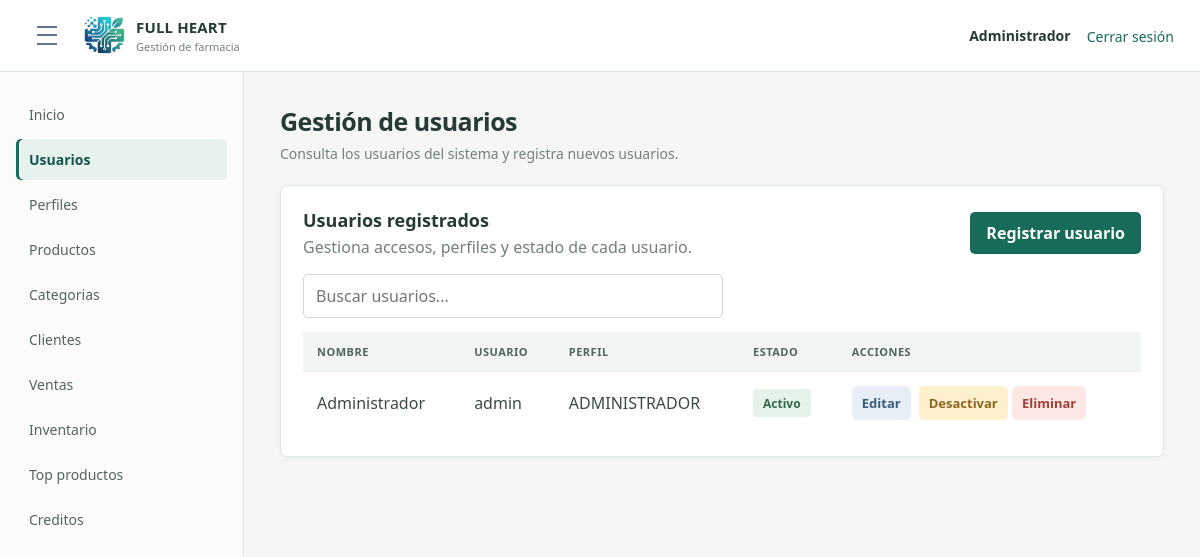
Screenshot of /index.php?route=module/usuarios (signed in) with the database file from the repository.
### tables this page shows
CREATE TABLE `opcion` (
  `idopcion` int(11) NOT NULL AUTO_INCREMENT,
  `descripcion` varchar(100) NOT NULL,
  `url` varchar(200) NOT NULL,
  `icono` varchar(50) NOT NULL DEFAULT 'fa-circle',
  `estado` tinyint(1) NOT NULL DEFAULT 1,
  `fecha_creacion` datetime NOT NULL DEFAULT current_timestamp(),
  PRIMARY KEY (`idopcion`)
);

CREATE TABLE `usuario` (
  `idusuario` int(11) NOT NULL AUTO_INCREMENT,
  `nombre` varchar(100) NOT NULL,
  `usuario` varchar(50) NOT NULL,
  `clave` varchar(255) NOT NULL,
  `idperfil` int(11) NOT NULL,
  `estado` tinyint(1) NOT NULL DEFAULT 1,
  `fecha_creacion` datetime NOT NULL DEFAULT current_timestamp(),
  PRIMARY KEY (`idusuario`),
  UNIQUE KEY `uk_usuario` (`usuario`),
  KEY `idx_usuario_perfil` (`idperfil`),
  CONSTRAINT `fk_usuario_perfil` FOREIGN KEY (`idperfil`) REFERENCES `perfil` (`idperfil`)
);

CREATE TABLE `perfil` (
  `idperfil` int(11) NOT NULL AUTO_INCREMENT,
  `nombre` varchar(50) NOT NULL,
  `estado` tinyint(1) NOT NULL DEFAULT 1,
  `fecha_creacion` datetime NOT NULL DEFAULT current_timestamp(),
  PRIMARY KEY (`idperfil`)
);

### app/Controllers/UsuarioController.php (called while the page is built, shortened)
<?php
class UsuarioController
{
    private User $users;
    private Profile $profiles;
    public function __construct(User $users, Profile $profiles)
    {
        $this->users = $users;
        $this->profiles = $profiles;
    }
    public function index(): void
    {
        $menuOptions = $this->requireAccess("GET");
        $users = $this->users->all();
        require __DIR__ . "/../Views/layout/app.php";
    }
    private function requireAccess(string $method): array
    {
        $menuOptions = $this->profiles->menuOptions((int) ($_SESSION["idperfil"] ?? 0));
        foreach ($menuOptions as $option) {
            if (in_array($option["url"] ?? "", ["module/usuarios", "vista/usuarios.php"], true)) {
                $allowed = true;
                break;
            }
        }
        return $menuOptions;
    }
}

### app/Models/Profile.php (called while the page is built, shortened)
<?php
class Profile
{
    private PDO $db;
    public function __construct(PDO $db)
    {
        $this->db = $db;
    }
    public function menuOptions(int $profileId): array
    {
        $sql = "SELECT o.descripcion, o.url, o.icono
                FROM acceso a
                INNER JOIN opcion o ON o.idopcion = a.idopcion
                WHERE a.idperfil = :idperfil
                  AND a.estado = 1
                  AND o.estado = 1
                ORDER BY o.idopcion";
        $statement = $this->db->prepare($sql);
        $statement->execute(["idperfil" => $profileId]);
        return $statement->fetchAll();
    }
}

### app/Models/User.php (called while the page is built, shortened)
<?php
class User
{
    private PDO $db;
    public function __construct(PDO $db)
    {
        $this->db = $db;
    }
    public function isActive(int $id): bool
    {
        $statement = $this->db->prepare("SELECT 1 FROM usuario WHERE idusuario = :id AND estado = 1");
        $statement->execute(["id" => $id]);
        return $statement->fetchColumn() !== false;
    }
    public function all(): array
    {
        return $this->db->query("SELECT u.idusuario, u.nombre, u.usuario, p.nombre AS perfil, u.estado
                                FROM usuario u
                                LEFT JOIN perfil p ON p.idperfil = u.idperfil
                                ORDER BY u.idusuario")->fetchAll(PDO::FETCH_ASSOC);
    }
}

### app/Views/usuarios/index.php (the view, shortened to what this page needs)
<div class="page-title">
    <h1>Gestión de usuarios</h1>
    <p>Consulta los usuarios del sistema y registra nuevos usuarios.</p>
</div>
<section class="panel">
    <div class="section-toolbar">
        <div>
            <h2>Usuarios registrados</h2>
            <p>Gestiona accesos, perfiles y estado de cada usuario.</p>
        </div>
        <a class="btn btn-primary" href="index.php?route=module/usuarios/crear">Registrar usuario</a>
    </div>
    <input class="table-filter" type="search" data-filter-target="#usuarios-table-1" placeholder="Buscar usuarios..." aria-label="Buscar usuarios">
    <div class="table-wrap">
        <table class="data-table" id="usuarios-table-1">
            <thead>
                <tr><th scope="col">Nombre</th><th scope="col">Usuario</th><th scope="col">Perfil</th><th scope="col">Estado</th><th scope="col">Acciones</th></tr>
            </thead>
            <tbody>
                <?php foreach ($users as $user): ?>
                    <tr>
                        <td><?= htmlspecialchars($user["nombre"], ENT_QUOTES, "UTF-8") ?></td>
                        <td><?= htmlspecialchars($user["usuario"], ENT_QUOTES, "UTF-8") ?></td>
                        <td><?= htmlspecialchars($user["perfil"] ?? "Sin perfil", ENT_QUOTES, "UTF-8") ?></td>
                        <td><span class="status-badge <?= (int) $user["estado"] === 1 ? "is-active" : "is-muted" ?>"><?= (int) $user["estado"] === 1 ? "Activo" : "Inactivo" ?></span></td>
                        <td class="action-cell">
                            <a class="btn btn-action-edit btn-sm" href="index.php?route=module/usuarios/editar&amp;id=<?= (int) $user["idusuario"] ?>">Editar</a>
                            <form action="index.php?route=module/usuarios/estado" method="post">
                                <?php if ((int) $user["estado"] === 1): ?>
                                    <button class="btn btn-action-disable btn-sm" type="submit" name="accion" value="desactivar" onclick="return confirm('El usuario quedará inactivo temporalmente. ¿Continuar?')">Desactivar</button>
                                    <button class="btn btn-action-delete btn-sm" type="submit" name="accion" value="eliminar" onclick="return confirm('El usuario quedará inactivo y conservará sus registros. ¿Continuar?')">Eliminar</button>
                                <?php else: ?>
                                    <button class="btn btn-action-enable btn-sm" type="submit" name="accion" value="activar">Activar</button>
                                <?php endif; ?>
                            </form>
                        </td>
                    </tr>
                <?php endforeach; ?>
            </tbody>
        </table>
    </div>
</section>

### index.php (shortened to what this page needs)
<?php
require __DIR__ . "/app/Models/User.php";
require __DIR__ . "/app/Models/Profile.php";
require __DIR__ . "/app/Controllers/UsuarioController.php";
$db = Database::connect();
$usuarioController = new UsuarioController(new User($db), new Profile($db));
if (isset($_SESSION["idusuario"]) && !(new User($db))->isActive((int) $_SESSION["idusuario"])) {
    $_SESSION = [];
    session_destroy();
    header("Location: index.php");
    exit;
}
$route = $_GET["route"] ?? (isset($_SESSION["idusuario"]) ? "dashboard" : "login");
$usuarioRoutes = [
    "module/usuarios" => "index",
    "vista/usuarios.php" => "index",
    "module/usuarios/crear" => "create",
    "module/usuarios/guardar" => "store",
    "module/usuarios/editar" => "edit",
    "module/usuarios/actualizar" => "update",
    "module/usuarios/estado" => "changeStatus"
];
if (isset($usuarioRoutes[$route])) {
    $usuarioController->{$usuarioRoutes[$route]}();
    exit;
}

### app/Views/layout/app.php (shortened to what this page needs)
<!DOCTYPE html>
<html lang="es">
<head>
    <link rel="stylesheet" href="public/css/styles.css?v=20261119-mejoras">
</head>
<body class="app-body">
    <?php require __DIR__ . "/header.php"; ?>
    <div class="layout">
        <?php require __DIR__ . "/sidebar.php"; ?>
        <div class="contenido">
            <main>
                <?php require $view; ?>
            </main>
        </div>
    </div>
</body>
</html>

### app/Views/layout/header.php (shortened to what this page needs)
<header class="topbar">
    <div class="topbar-left">
        <button class="menu-toggle" type="button" aria-label="Alternar menu" aria-expanded="true">
            <span></span>
            <span></span>
            <span></span>
        </button>
        <a class="brand-link" href="index.php?route=dashboard">
            <img src="public/img/farmacia-logo.png" alt="" width="42" height="42">
            <span><strong>FULL HEART</strong><small>Gestión de farmacia</small></span>
        </a>
    </div>
    <div class="topbar-user">
        <span><?= htmlspecialchars($_SESSION["nombre"] ?? "") ?></span>
        <form class="logout-form" action="index.php?route=logout" method="post">
            <button class="logout-link" type="submit">Cerrar sesión</button>
        </form>
    </div>
</header>

### app/Views/layout/sidebar.php
<?php $currentRoute = $_GET["route"] ?? "dashboard"; ?>
<aside class="sidebar">
    <nav aria-label="Menu principal">
        <a href="index.php?route=dashboard" <?= $currentRoute === "dashboard" ? 'aria-current="page"' : "" ?>>Inicio</a>
        <?php foreach ($menuOptions as $option): ?>
            <?php $route = $option["url"] ?? ""; ?>
            <a href="index.php?route=<?= urlencode($route) ?>" <?= ($currentRoute === $route || str_starts_with($currentRoute, $route . "/")) ? 'aria-current="page"' : "" ?>>
                <?= htmlspecialchars($option["descripcion"]) ?>
            </a>
        <?php endforeach; ?>
    </nav>
</aside>

### rows the page displays
opcion: descripcion "Usuarios"
opcion: descripcion "Perfiles"
opcion: descripcion "Productos"
opcion: descripcion "Categorias"
opcion: descripcion "Clientes"
opcion: descripcion "Ventas"
opcion: descripcion "Inventario"
opcion: descripcion "Top productos"
opcion: descripcion "Creditos"
usuario: nombre "Administrador", usuario "admin", idperfil.nombre "ADMINISTRADOR", estado "Activo"

### other values shown
$_SESSION["nombre"] "Administrador"
